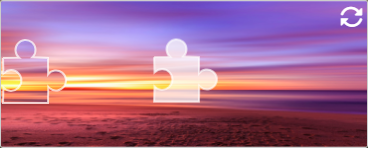
#> input picture bg.png, 368 x 148 px
$ python test.py
#> lines starting #> are read from the running program, lines starting #| are printed output that depends on the picture; after the words box and inside, x2 and y2 are one past the last pixel; in counts of white or black regions, pixels touching at a corner belong together
import cv2
import numpy as np
import os

def find_puzzle_gap_x_coordinate(background_image_path, pixel_count_threshold=30):
    """
    Phân tích ảnh nền captcha để tìm vị trí x của ô trống.
    Hàm này sẽ lưu lại các bước xử lý ảnh để dễ dàng debug.

    Args:
        background_image_path (str): Đường dẫn đến file ảnh nền (bg.png).
        pixel_count_threshold (int): Ngưỡng số pixel sáng màu để xác định một cạnh.

    Returns:
        int: Tọa độ x của cạnh trái ô trống, hoặc None nếu không tìm thấy.
    """
#> called with background_image_path = 'bg.png', pixel_count_threshold = 30
    # Tạo thư mục để lưu các bước xử lý ảnh
    output_dir = "debug_images"
    os.makedirs(output_dir, exist_ok=True)

    try:
        # --- BƯỚC 1: Đọc ảnh và chuyển sang ảnh xám ---
        background_img = cv2.imread(background_image_path)
#> background_img is the input picture: shape (148, 368, 3); mean B, G, R 144.3, 107.9, 167.9
        if background_img is None:
            print("Error: Could not read the background image.")
            return None

        gray_img = cv2.cvtColor(background_img, cv2.COLOR_BGR2GRAY)
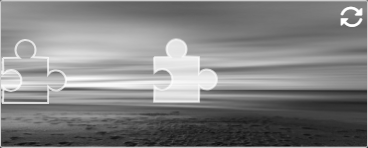
#> gray_img: shape (148, 368); min 8, max 255, mean 130
        cv2.imwrite(os.path.join(output_dir, "step1_grayscale.png"), gray_img)
        print("Saved: step1_grayscale.png")

        # --- BƯỚC 2: Áp dụng Phân ngưỡng Nhị phân để tạo ảnh đen/trắng ---
        # Ngưỡng 127 là giá trị trung bình, có thể điều chỉnh nếu cần.
        # cv2.THRESH_BINARY_INV sẽ làm cho ô trống màu đen và nền màu trắng, dễ nhìn hơn.
        _, binary_img = cv2.threshold(gray_img, 210, 255, cv2.THRESH_BINARY)
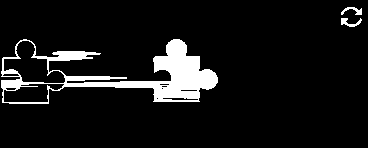
#> binary_img: shape (148, 368); 8.3% white; 3 white regions, box (x1, y1, x2, y2) and area: (1, 39, 218, 104) 4369, (341, 18, 362, 27) 87, (341, 7, 362, 15) 79
        cv2.imwrite(os.path.join(output_dir, "step2_binary.png"), binary_img)
        print("Saved: step2_binary.png")

        # --- BƯỚC 3: Quét ảnh từ trái sang phải để tìm cạnh ---
        height, width = binary_img.shape
#> height = 148; width = 368

        # Bỏ qua 60 pixel đầu tiên vì đó là vị trí của miếng ghép ban đầu
        start_x = 66

        print(f"Scanning image from x={start_x} to x={width}...")
#> (printed output is left out)

        # Lặp qua từng cột pixel theo chiều rộng
        for x in range(start_x, width):
            # Lấy ra một dải ảnh dọc tại vị trí x
            vertical_strip = binary_img[:, x]

            # Đếm số pixel trắng (giá trị > 0) trong dải ảnh đó
            white_pixel_count = np.count_nonzero(vertical_strip)

            # In ra để theo dõi (bạn có thể bỏ comment dòng này để xem chi tiết)
            # if white_pixel_count > 10: print(f"Column x={x}, White Pixels={white_pixel_count}")

            # Nếu số pixel trắng vượt ngưỡng, chúng ta đã tìm thấy cạnh
            if white_pixel_count >= pixel_count_threshold:
                print(f"--> Edge found at x = {x} with {white_pixel_count} white pixels (threshold was {pixel_count_threshold}).")

                # Vẽ một đường thẳng đỏ lên ảnh gốc để đánh dấu vị trí tìm được
                cv2.line(background_img, (x, 0), (x, height), (0, 0, 255), 2)
                cv2.imwrite(os.path.join(output_dir, "step3_result.png"), background_img)
                print("Saved: step3_result.png with the detected edge.")

                return x
#> this loop made 89 passes
#> white_pixel_count on passes 1 to 12: 21, 19, 19, 19, 18, 18, 18, 18, 18, 18, 18, 18
#| --> Edge found at x = 154 with 37 white pixels (threshold was 30).
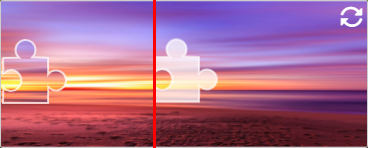
#> background_img: shape (148, 368, 3); 0.82% of pixels changed, all inside (x1, y1, x2, y2) = (153, 0, 156, 148)

        print("Could not find any vertical edge matching the threshold.")
        return None

    except Exception as e:
        print(f"An error occurred during image processing: {e}")
        return None

# --- PHẦN CHÍNH ĐỂ CHẠY TEST ---
if __name__ == "__main__":
    image_to_test = "bg.png" # Đảm bảo file này có trong cùng thư mục

    # Bạn có thể điều chỉnh ngưỡng ở đây nếu cần
    # Dựa trên chiều cao 148px, ngưỡng 60 là một khởi đầu tốt (khoảng 40% chiều cao)
    pixel_threshold = 30

    print("--- Starting Captcha Solver Test ---")
    x_position = find_puzzle_gap_x_coordinate(image_to_test, pixel_threshold)
#> x_position = 154

    if x_position is not None:
        print(f"\n✅ SUCCESS: The calculated drag distance is: {x_position} pixels")
#| ✅ SUCCESS: The calculated drag distance is: 154 pixels
    else:
        print(f"\n❌ FAILED: Could not determine the drag distance.")

    print("\nCheck the 'debug_images' folder to see the processing steps.")
